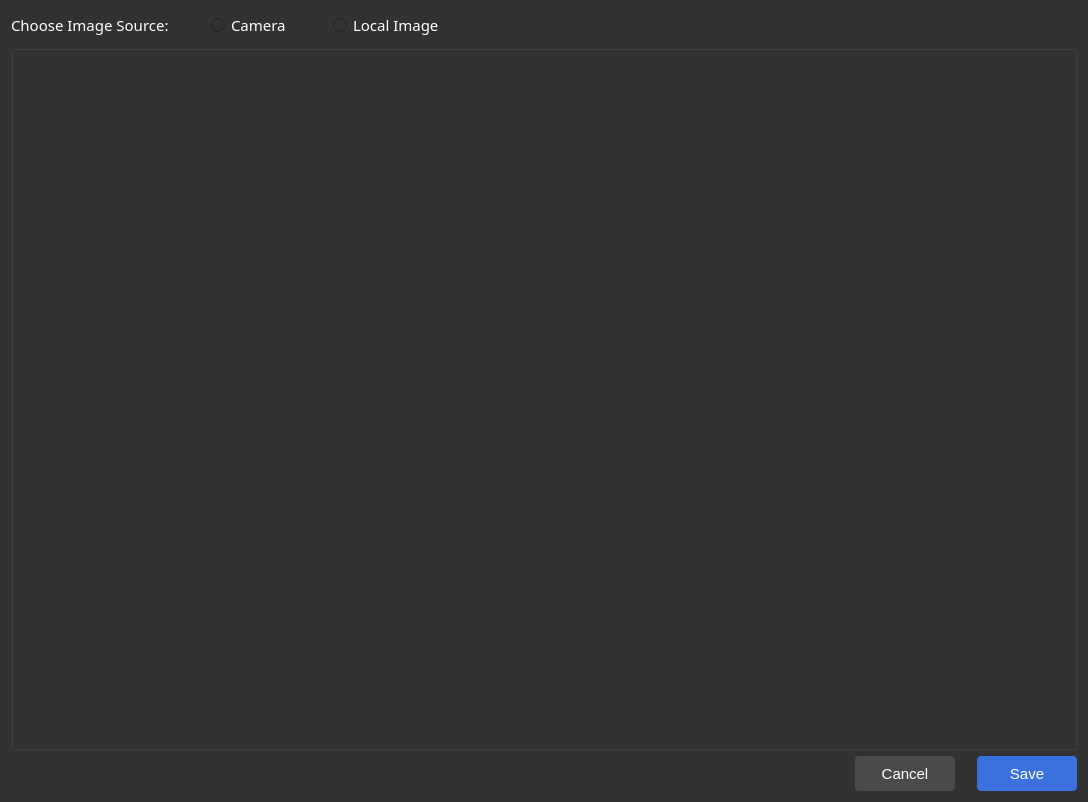
<?xml version="1.0" encoding="UTF-8"?>
<ui version="4.0">
 <class>ImageSourceSettingClass</class>
 <widget class="QWidget" name="ImageSourceSettingClass">
  <property name="geometry">
   <rect>
    <x>0</x>
    <y>0</y>
    <width>1088</width>
    <height>802</height>
   </rect>
  </property>
  <property name="windowTitle">
   <string>Image Source Settings</string>
  </property>
  <property name="styleSheet">
   <string notr="true">color:white;
font-size: 11pt;
background: #323232;</string>
  </property>
  <layout class="QGridLayout" name="gridLayout" rowstretch="1,13,1">
   <item row="0" column="0">
    <layout class="QHBoxLayout" name="horizontalLayout">
     <item>
      <widget class="QLabel" name="label">
       <property name="maximumSize">
        <size>
         <width>16777215</width>
         <height>16777215</height>
        </size>
       </property>
       <property name="font">
        <font>
         <family>KaiTi</family>
         <pointsize>11</pointsize>
        </font>
       </property>
       <property name="text">
        <string>Choose Image Source:</string>
       </property>
      </widget>
     </item>
     <item>
      <widget class="QLabel" name="label_3">
       <property name="minimumSize">
        <size>
         <width>30</width>
         <height>0</height>
        </size>
       </property>
       <property name="text">
        <string/>
       </property>
      </widget>
     </item>
     <item>
      <widget class="QRadioButton" name="radioButton_Camera">
       <property name="maximumSize">
        <size>
         <width>120</width>
         <height>16777215</height>
        </size>
       </property>
       <property name="font">
        <font>
         <family>KaiTi</family>
         <pointsize>11</pointsize>
        </font>
       </property>
       <property name="text">
        <string>Camera</string>
       </property>
      </widget>
     </item>
     <item>
      <widget class="QLabel" name="label_4">
       <property name="minimumSize">
        <size>
         <width>30</width>
         <height>0</height>
        </size>
       </property>
       <property name="text">
        <string/>
       </property>
      </widget>
     </item>
     <item>
      <widget class="QRadioButton" name="radioButton_FileImage">
       <property name="font">
        <font>
         <family>KaiTi</family>
         <pointsize>11</pointsize>
        </font>
       </property>
       <property name="text">
        <string>Local Image</string>
       </property>
      </widget>
     </item>
     <item>
      <spacer name="horizontalSpacer_2">
       <property name="orientation">
        <enum>Qt::Horizontal</enum>
       </property>
       <property name="sizeHint" stdset="0">
        <size>
         <width>40</width>
         <height>20</height>
        </size>
       </property>
      </spacer>
     </item>
    </layout>
   </item>
   <item row="1" column="0">
    <widget class="QGroupBox" name="groupBox_ImageContent">
     <property name="title">
      <string/>
     </property>
    </widget>
   </item>
   <item row="2" column="0">
    <layout class="QHBoxLayout" name="horizontalLayout_2">
     <item>
      <spacer name="horizontalSpacer">
       <property name="orientation">
        <enum>Qt::Horizontal</enum>
       </property>
       <property name="sizeHint" stdset="0">
        <size>
         <width>40</width>
         <height>20</height>
        </size>
       </property>
      </spacer>
     </item>
     <item>
      <widget class="QPushButton" name="btn_Cancel">
       <property name="minimumSize">
        <size>
         <width>100</width>
         <height>35</height>
        </size>
       </property>
       <property name="styleSheet">
        <string notr="true">
QPushButton
{
	background: #4A4A4A;
	border-radius: 4px;
}
QPushButton:hover
{
	background: #858585;
	border-radius: 4px;
}
QPushButton:pressed
{
	background: #A3A3A3;
	border-radius: 4px;
}</string>
       </property>
       <property name="text">
        <string>Cancel</string>
       </property>
      </widget>
     </item>
     <item>
      <widget class="QLabel" name="label_2">
       <property name="minimumSize">
        <size>
         <width>10</width>
         <height>0</height>
        </size>
       </property>
       <property name="text">
        <string/>
       </property>
      </widget>
     </item>
     <item>
      <widget class="QPushButton" name="btn_Save">
       <property name="minimumSize">
        <size>
         <width>100</width>
         <height>35</height>
        </size>
       </property>
       <property name="styleSheet">
        <string notr="true">QPushButton
{
	background: #3A71DE;
	border-radius: 4px;
}
QPushButton:hover
{
	background: #274B94;
	border-radius: 4px;
}
QPushButton:pressed
{
	background: #172D59;
	border-radius: 4px;
}</string>
       </property>
       <property name="text">
        <string>Save</string>
       </property>
      </widget>
     </item>
    </layout>
   </item>
  </layout>
 </widget>
 <layoutdefault spacing="6" margin="11"/>
 <resources/>
 <connections/>
</ui>
